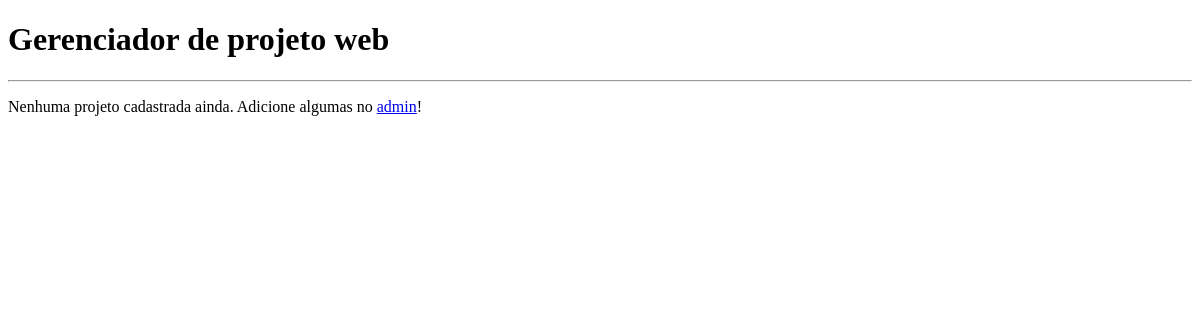
Page /projetos/ on the earlier database version.
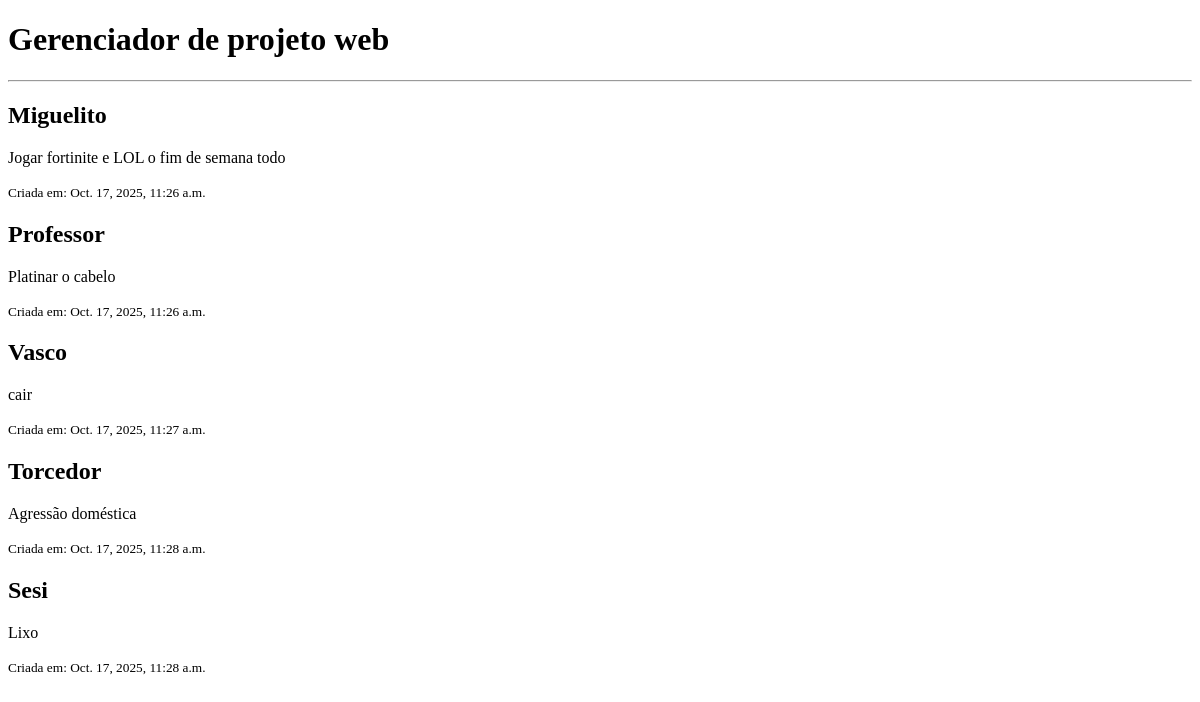
Same page on the later database version.
### projetos/models.py (models this page shows, shortened)
class Projeto(models.Model):
    nome = models.CharField(max_length = 200)
    descricao = models.TextField(blank=True, null=True)
    data_criacao = models.DateTimeField(auto_now_add = True)

### projetos/views.py (the view)
# urls.py: path('', views.listar_projetos, name = 'lista_projetos'),
def listar_projetos(request):
    projetos_salvos = Projeto.objects.all()
    contexto = {
        'meus_projetos': projetos_salvos
    }
    return render(request, 'projetos/lista.html', contexto) # Alterado o nome do template e a variável de contexto

### projetos/templates/projetos/lista.html (shortened to what this page needs)
<!DOCTYPE html>
<html lang="pt">
<head>
</head>
<body>
    <h1>Gerenciador de projeto web</h1>
    <hr >
    {% for projeto in meus_projetos %}
        <div>
            <h2><a>{{ projeto.nome }}</a></h2>
            <p>{{ projeto.descricao }}</p>
            <small>Criada em: {{ projeto.data_criacao }}</small>
        </div>
    {% empty %}
        <p>Nenhuma projeto cadastrada ainda. Adicione algumas no <a href="/admin/">admin</a>!</p>
    {% endfor %}
</body>
</html>

Differences in the rows shown:
added Projeto: nome "Miguelito", descricao "Jogar fortinite e LOL o fim de semana todo", data_criacao "Oct. 17, 2025, 11:26 a.m."
added Projeto: nome "Professor", descricao "Platinar o cabelo", data_criacao "Oct. 17, 2025, 11:26 a.m."
added Projeto: nome "Vasco", descricao "cair", data_criacao "Oct. 17, 2025, 11:27 a.m."
added Projeto: nome "Torcedor", descricao "Agressão doméstica", data_criacao "Oct. 17, 2025, 11:28 a.m."
added Projeto: nome "Sesi", descricao "Lixo", data_criacao "Oct. 17, 2025, 11:28 a.m."
Other differences:
text no longer shown: "Nenhuma projeto cadastrada ainda. Adicione algumas no admin !"
